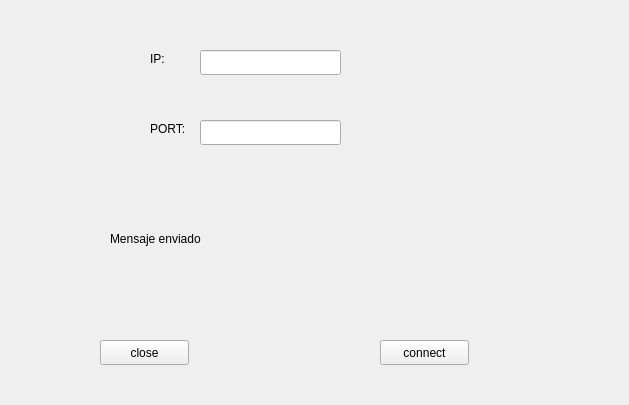
<?xml version="1.0" encoding="UTF-8"?>
<ui version="4.0">
 <class>MyClientQl</class>
 <widget class="QWidget" name="MyClientQl">
  <property name="geometry">
   <rect>
    <x>0</x>
    <y>0</y>
    <width>629</width>
    <height>405</height>
   </rect>
  </property>
  <property name="windowTitle">
   <string>MyClientQl</string>
  </property>
  <widget class="QPushButton" name="btnClose">
   <property name="geometry">
    <rect>
     <x>100</x>
     <y>340</y>
     <width>89</width>
     <height>25</height>
    </rect>
   </property>
   <property name="text">
    <string>close</string>
   </property>
  </widget>
  <widget class="QPushButton" name="btnConnect">
   <property name="geometry">
    <rect>
     <x>380</x>
     <y>340</y>
     <width>89</width>
     <height>25</height>
    </rect>
   </property>
   <property name="text">
    <string>connect</string>
   </property>
  </widget>
  <widget class="QLabel" name="lblMessage">
   <property name="geometry">
    <rect>
     <x>110</x>
     <y>230</y>
     <width>501</width>
     <height>17</height>
    </rect>
   </property>
   <property name="text">
    <string>Mensaje enviado</string>
   </property>
  </widget>
  <widget class="QLabel" name="label">
   <property name="geometry">
    <rect>
     <x>150</x>
     <y>120</y>
     <width>41</width>
     <height>17</height>
    </rect>
   </property>
   <property name="text">
    <string>PORT:</string>
   </property>
  </widget>
  <widget class="QLabel" name="label_2">
   <property name="geometry">
    <rect>
     <x>150</x>
     <y>50</y>
     <width>31</width>
     <height>17</height>
    </rect>
   </property>
   <property name="text">
    <string>IP:</string>
   </property>
  </widget>
  <widget class="QLineEdit" name="textIp">
   <property name="geometry">
    <rect>
     <x>200</x>
     <y>50</y>
     <width>141</width>
     <height>25</height>
    </rect>
   </property>
  </widget>
  <widget class="QLineEdit" name="textPort">
   <property name="geometry">
    <rect>
     <x>200</x>
     <y>120</y>
     <width>141</width>
     <height>25</height>
    </rect>
   </property>
  </widget>
 </widget>
 <resources/>
 <connections/>
</ui>
